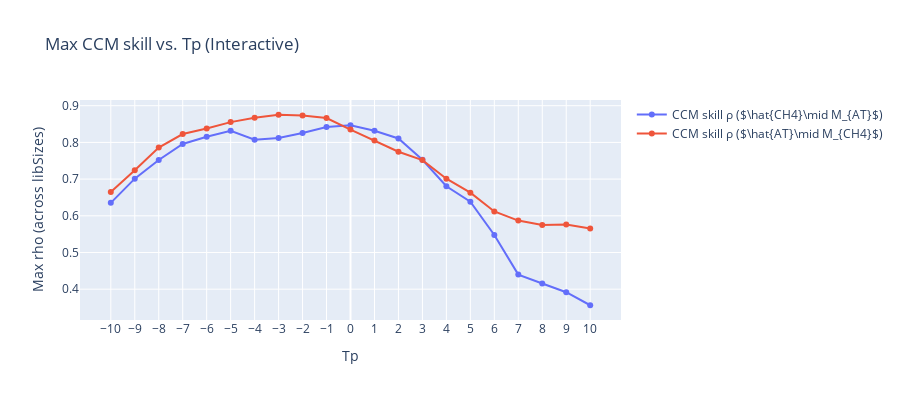

The code cell stored with this chart in its notebook:
### Code cell
from toolbox import ccm_functions as cf
import importlib
importlib.reload(cf)


Tps_list, forward_rhos, reverse_rhos = cf.find_optimal_Tp(
    df_sd      = df_AT,
    df_pre     = df_CH4,
    E          = 4,
    tau        = -2,
    libSizes   = "40 80 120 160 200 240 280 320 360",
    sample     = 20,
    Tps        = range(-10, 11),
    interactive=True   
)

### Figure 1 — Plotly figure (JSON) as saved in the notebook; plotly's stock layout.template omitted (floating-point values rounded to 4 significant figures)
{"data": [{"mode": "lines+markers", "name": "CCM skill ρ ($\\hat{CH4}\\mid M_{AT}$)", "type": "scatter", "x": [-10, -9, -8, -7, -6, -5, -4, -3, -2, -1, 0, 1, 2, 3, 4, 5, 6, 7, 8, 9, 10], "y": [0.6353, 0.7012, 0.7519, 0.7958, 0.8154, 0.8319, 0.8074, 0.812, 0.8256, 0.8421, 0.8465, 0.8319, 0.8106, 0.7526, 0.6806, 0.6384, 0.5478, 0.4398, 0.4154, 0.3917, 0.3562]}, {"mode": "lines+markers", "name": "CCM skill ρ ($\\hat{AT}\\mid M_{CH4}$)", "type": "scatter", "x": [-10, -9, -8, -7, -6, -5, -4, -3, -2, -1, 0, 1, 2, 3, 4, 5, 6, 7, 8, 9, 10], "y": [0.665, 0.7241, 0.7861, 0.8228, 0.8378, 0.8553, 0.8672, 0.8754, 0.8735, 0.8663, 0.835, 0.8051, 0.7745, 0.7518, 0.7011, 0.6629, 0.6119, 0.5869, 0.5751, 0.5763, 0.5656]}], "layout": {"height": 400, "title": {"text": "Max CCM skill vs. Tp (Interactive)"}, "width": 900, "xaxis": {"tickmode": "array", "tickvals": [-10, -9, -8, -7, -6, -5, -4, -3, -2, -1, 0, 1, 2, 3, 4, 5, 6, 7, 8, 9, 10], "title": {"text": "Tp"}}, "yaxis": {"title": {"text": "Max rho (across libSizes)"}}}}
